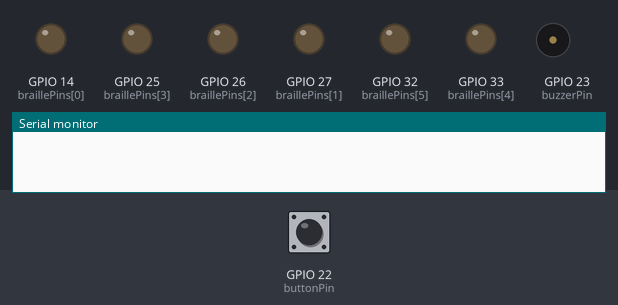
The sketch below on a simulated ESP32. On the bench: output pins drawn as LEDs (lit = HIGH), buzzer (waves = sounding), the last lines printed to the serial monitor. Inputs (shaded band) come from the test bench; at power-on: GPIO 22 (buttonPin) HIGH.

Above: at 1.2 s.
1.3 s: GPIO 22 (buttonPin) pulled LOW for 0.15 s
At 1.4 s:
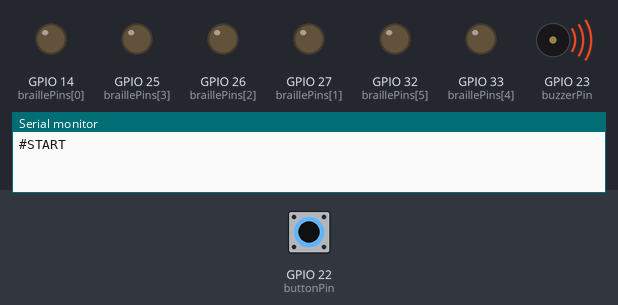
Timing chart, 0 to 4.3 s (numbered marks = the images above; inputs shaded):
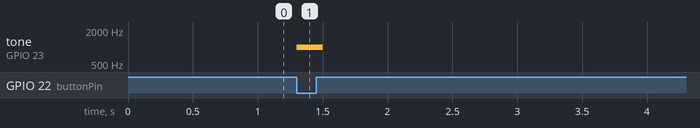

The sketch:

ESP32_Dot.ino
```cpp
const int braillePins[6] = {14, 27, 26, 25, 33, 32};  // Braille vibration motor pins
const int buttonPin = 22;
const int buzzerPin = 23;
bool lastButtonState = LOW;

// Braille patterns for A-Z (dot positions 1 to 6)

const bool brailleMap[26][6] = {
{1,0,0,0,0,0}, // A
{1,1,0,0,0,0}, // B
{1,0,0,1,0,0}, // C
{1,0,0,1,1,0}, // D
{1,0,0,0,1,0}, // E
{1,1,0,1,0,0}, // F
{1,1,0,1,1,0}, // G
{1,1,0,0,1,0}, // H
{0,1,0,1,0,0}, // I
{0,1,0,1,1,0}, // J
{1,0,1,0,0,0}, // K
{1,1,1,0,0,0}, // L
{1,0,1,1,0,0}, // M
{1,0,1,1,1,0}, // N
{1,0,1,0,1,0}, // O
{1,1,1,1,0,0}, // P
{1,1,1,1,1,0}, // Q
{1,1,1,0,1,0}, // R
{0,1,1,1,0,0}, // S
{0,1,1,1,1,0}, // T
{1,0,1,0,0,1}, // U
{1,1,1,0,0,1}, // V
{0,1,0,1,1,1}, // W
{1,0,1,1,0,1}, // X
{1,0,1,1,1,1}, // Y
{1,0,1,0,1,1} // Z
};
void playBuzzer() {
tone(buzzerPin, 1000); // Play 1kHz tone
delay(200);
noTone(buzzerPin); // Stop tone
}
void setup() {
Serial.begin(9600);
// Initialize braille motor pins
for (int i = 0; i < 6; i++) {
pinMode(braillePins[i], OUTPUT);
digitalWrite(braillePins[i], LOW);
}
pinMode(buzzerPin, OUTPUT);
pinMode(buttonPin, INPUT_PULLUP); // Internal pull-up resistor
}
void loop() {
// Detect button press (falling edge)
bool currentButton = digitalRead(buttonPin);
if (lastButtonState == HIGH && currentButton == LOW) {
Serial.println("#START"); // Notify Python to begin voice input
playBuzzer(); // Audible feedback
delay(500); // Debounce delay
}
lastButtonState = currentButton;
// Handle incoming characters
if (Serial.available()) {
char received = Serial.read();
if (isAlpha(received)) {
char letter = toupper(received);
int index = letter - 'A';
if (index >= 0 && index < 26) {
// Vibrate Braille pattern
for (int i = 0; i < 6; i++) {
digitalWrite(braillePins[i], brailleMap[index][i]);
}
playBuzzer(); // Buzzer feedback after showing letter
delay(800); // Allow user to feel vibration
for (int i = 0; i < 6; i++) {
digitalWrite(braillePins[i], LOW);
}
delay(200); // Brief pause before next letter
}
}
}
}
```

Measured:
- after the input at 1.3 s, tone on GPIO 23 (buzzerPin): silent → 1000 Hz at once, → silent 0.20 s later
